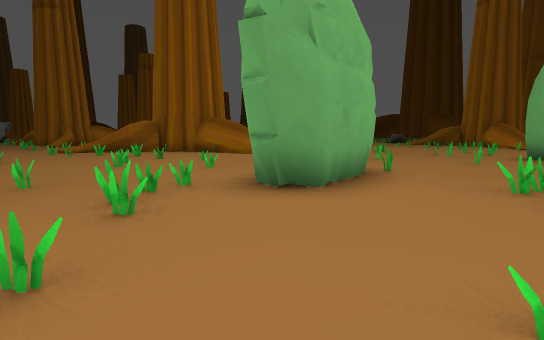
View 1 (above)

24 first-person views from a walk through a level from a Godot 3-D game. The camera is 1.2 m above the floor, tilts 6° down and sees 80° across. The floor is counted in squares, 2 m on a side. Each view is taken from the middle of a square. On the plan, view 1 faces up. The plan holds only what a view shows up to about 10 squares ahead; the rest is blank. The place goes on beyond the plan. Flat picture figures and markers are not drawn. Characters and animated objects are left out. Some surface patterns are stand-ins.

View 2
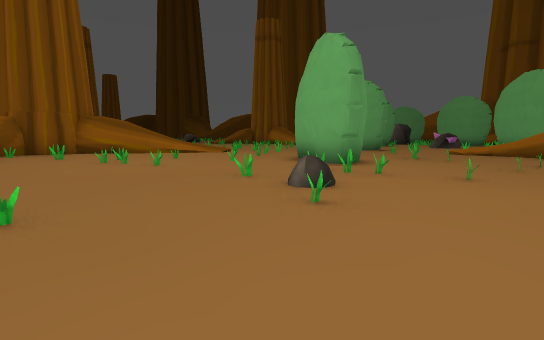

View 3
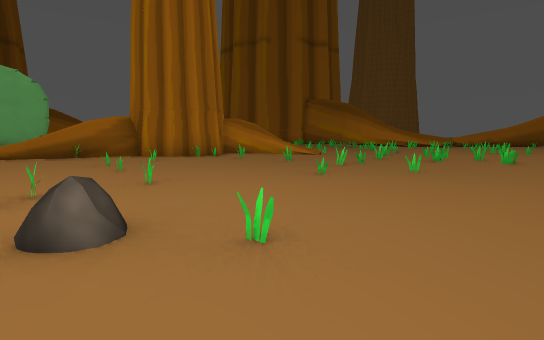

View 4
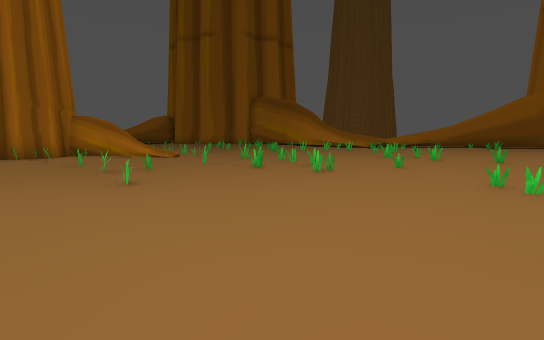

View 5
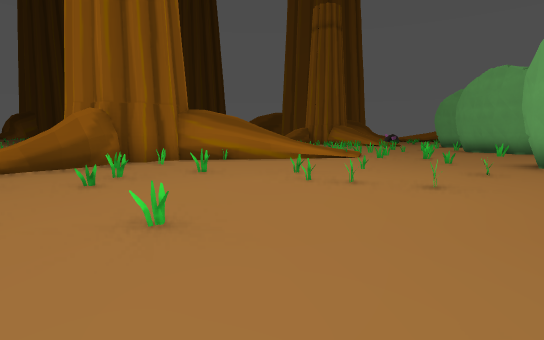

View 6
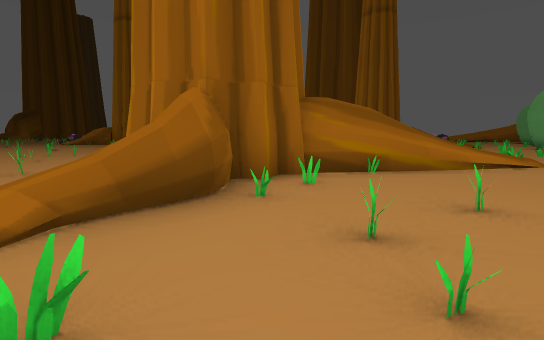

View 7
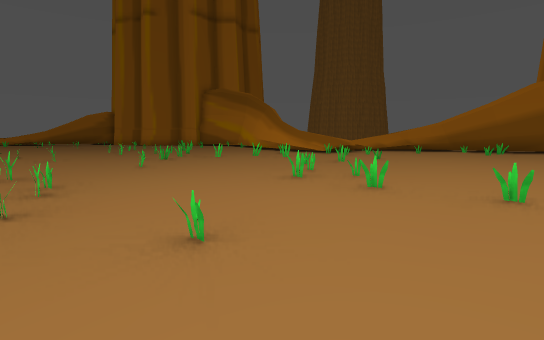

View 8
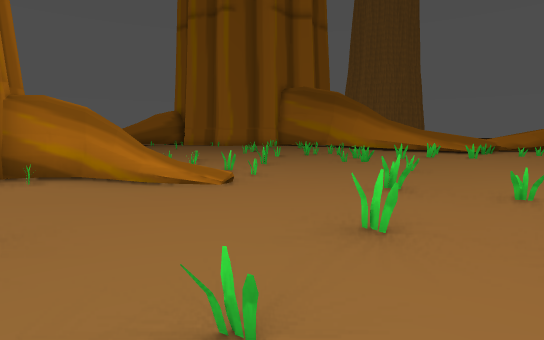

View 9
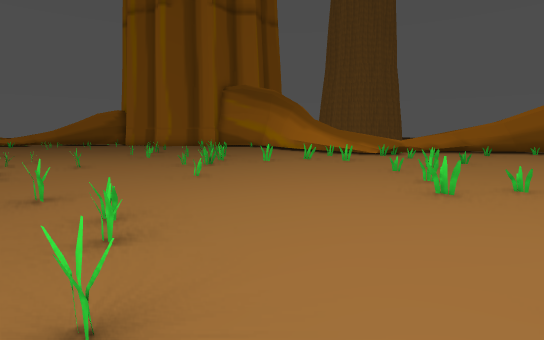

View 10
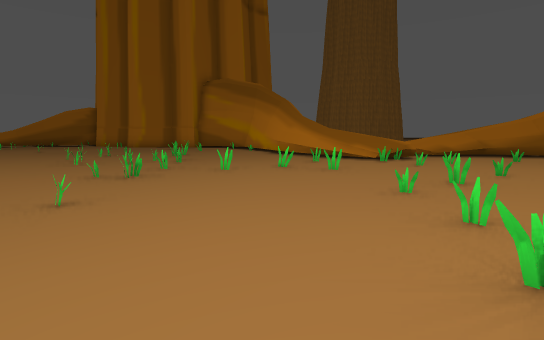

View 11
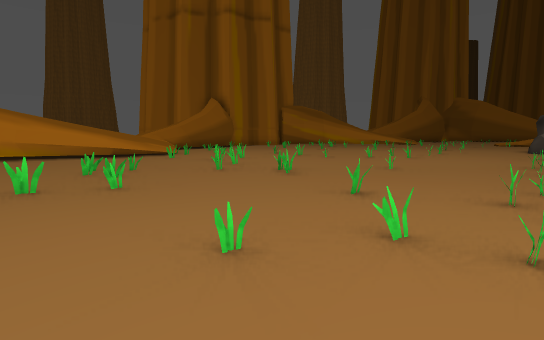

View 12
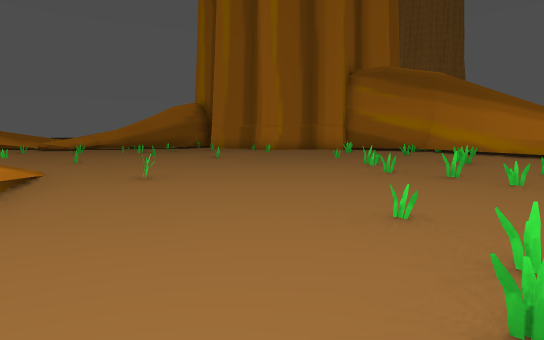

View 13
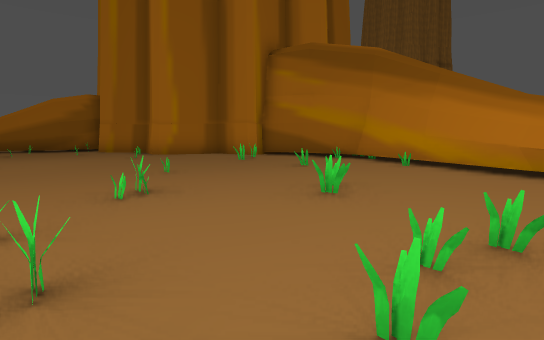

View 14
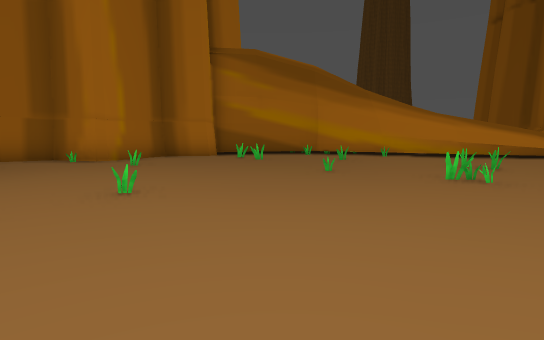

View 15
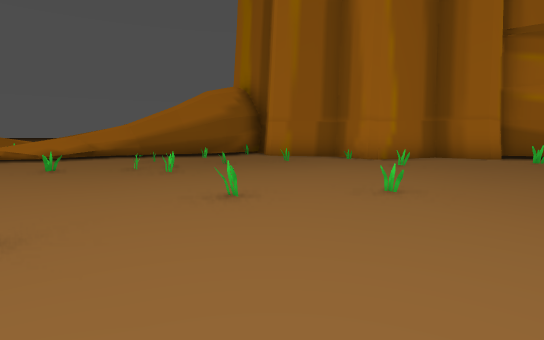

View 16
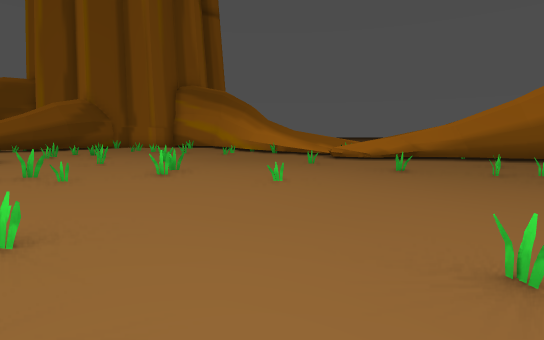

View 17
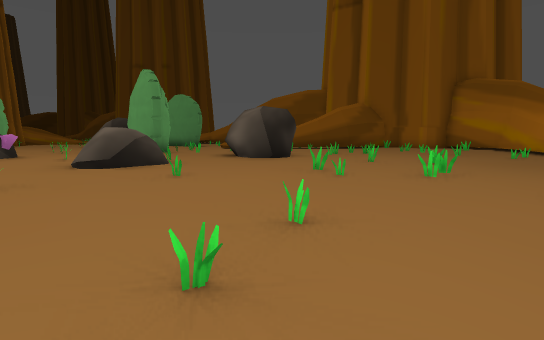

View 18
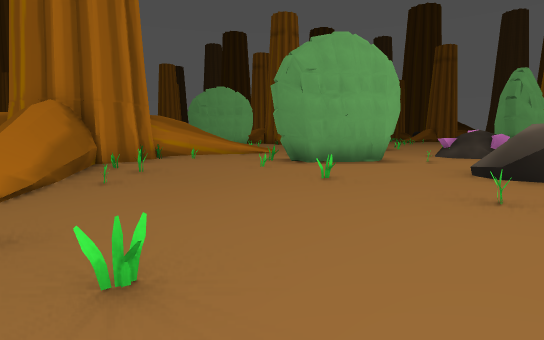

View 19
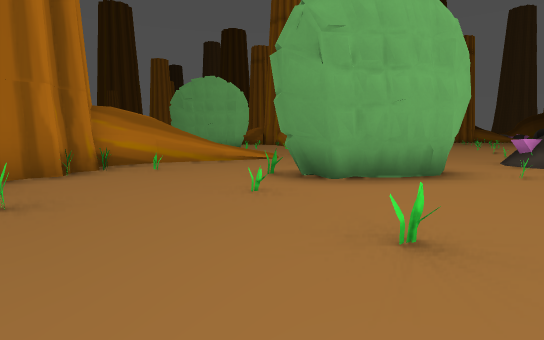

View 20
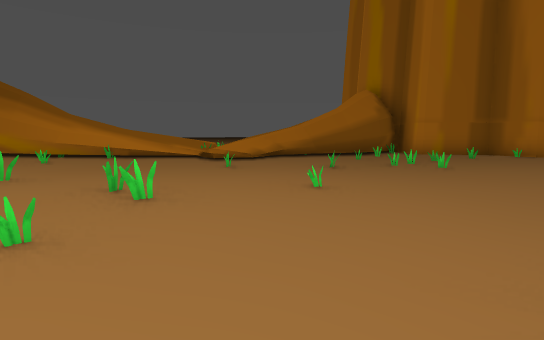

View 21
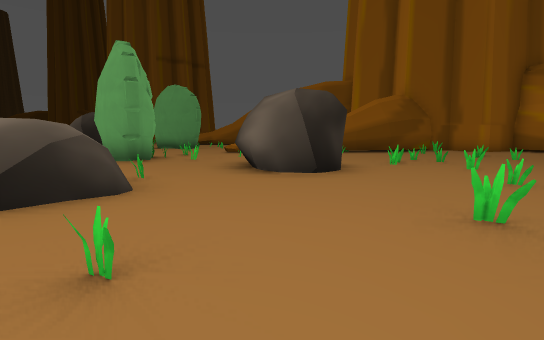

View 22
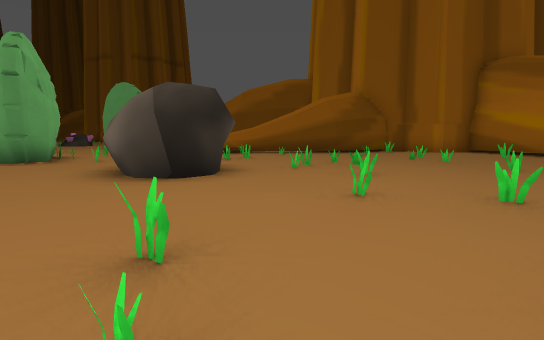

View 23
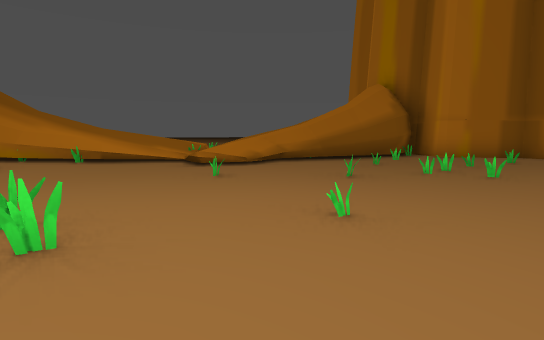

View 24
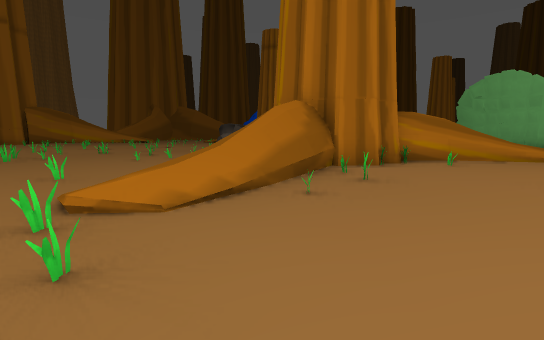

### Floor plan
Key: @ floor where view 1 was taken; # wall or solid block; x gap in a wall; . floor; / step, stairs or slope; = window, fence, low wall or low ledge; T tree; S stone.
Columns run from 7 left of view 1 to 26 right of it. Each row starts with its distance up from view 1.
 21  ..
 20  ##
 19  ..
 18   .
 17  ..
 16  .
 15  #
 14  .#
 13    #T#
 12 ####.##
 11 #.x...#/
 10 #.##...//#....#
  9 ........#...#.#
  8 ....#.........# ..
  7 .#..x......#.## ..
  6 ......#.#....    .SS.  ##.
  5 .......###..     .SS.  #..
  4  ...#.###...     ....  .#.
  3  .....#...#...   #... .... ...
  2  ...S.x.....#... #..  ..# .....
  1  ...........#...##..SS..##.....
  0  ......@....##.............##....
 -1 .....#....####..#.#........x...#..
 -2 ..........####......#..#......#...
 -3 ....#....########.....#..##..#....
 -4 ..........#######................#
 -5 #..#..#. ##.... //#.#..........###
 -6 ....#.....##..../ ...........#//
 -7  ..#.#x........#...#.....#..///
 -8  .........#................=#/
 -9  ..#................#..x.../
-10  #..#.......#......#...#.../
-11  ....#........#...........#
-12  ..........#.............##
-13  .......#....#..#.....#..#
-14   .......#..........#...##
-15   .....#.......#.#...#####
-16   ..... ///##.....#..#
-17   .....    //##....###

Positions as (right, up) in squares from view 1, and headings:
1: (0, 0), facing up
2: (-6, 0), facing up-right
3: (-5, 3), facing down-right
4: (-7, -1), facing down-right
5: (-7, 5), facing up-right
6: (-7, 9), facing up-right
7: (-6, -6), facing down-right
8: (-2, -3), facing down-right
9: (-4, -6), facing down-right
10: (-3, -8), facing down-right
11: (6, -6), facing down-left
12: (4, -5), facing down-right
13: (4, -10), facing down-right
14: (10, -7), facing down
15: (10, -7), facing down-right
16: (11, -6), facing right
17: (11, -6), facing up-right
18: (14, -5), facing up-left
19: (12, -3), facing up-left
20: (13, -3), facing down-right
21: (13, -3), facing up-right
22: (15, -4), facing up-right
23: (14, -4), facing down-right
24: (13, -4), facing left
